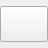
<?xml version="1.0" encoding="UTF-8"?>
<ui version="4.0">
 <class>ExpandableButton</class>
 <widget class="QWidget" name="ExpandableButton">
  <property name="geometry">
   <rect>
    <x>0</x>
    <y>0</y>
    <width>48</width>
    <height>48</height>
   </rect>
  </property>
  <property name="sizePolicy">
   <sizepolicy hsizetype="Expanding" vsizetype="Expanding">
    <horstretch>0</horstretch>
    <verstretch>0</verstretch>
   </sizepolicy>
  </property>
  <property name="minimumSize">
   <size>
    <width>36</width>
    <height>36</height>
   </size>
  </property>
  <property name="windowTitle">
   <string>Form</string>
  </property>
  <property name="styleSheet">
   <string notr="true">QToolTip {
    color: white;
    background-color: #6172F2;
    border: none;
    padding:4px;
    border-radius:3px;
    text-align: center;
    qproperty-alignment: AlignVCenter;
    min-height: 25px;
    min-width: 40px;
}</string>
  </property>
  <layout class="QHBoxLayout" name="horizontalLayout" stretch="0">
   <property name="spacing">
    <number>0</number>
   </property>
   <property name="leftMargin">
    <number>0</number>
   </property>
   <property name="topMargin">
    <number>0</number>
   </property>
   <property name="rightMargin">
    <number>0</number>
   </property>
   <property name="bottomMargin">
    <number>0</number>
   </property>
   <item>
    <widget class="QPushButton" name="pushButton">
     <property name="minimumSize">
      <size>
       <width>36</width>
       <height>36</height>
      </size>
     </property>
     <property name="baseSize">
      <size>
       <width>36</width>
       <height>36</height>
      </size>
     </property>
     <property name="focusPolicy">
      <enum>Qt::NoFocus</enum>
     </property>
     <property name="styleSheet">
      <string notr="true">padding-right:5px;padding-left:5px;</string>
     </property>
     <property name="text">
      <string/>
     </property>
     <property name="iconSize">
      <size>
       <width>32</width>
       <height>32</height>
      </size>
     </property>
     <property name="checkable">
      <bool>true</bool>
     </property>
    </widget>
   </item>
  </layout>
 </widget>
 <resources/>
 <connections/>
</ui>
